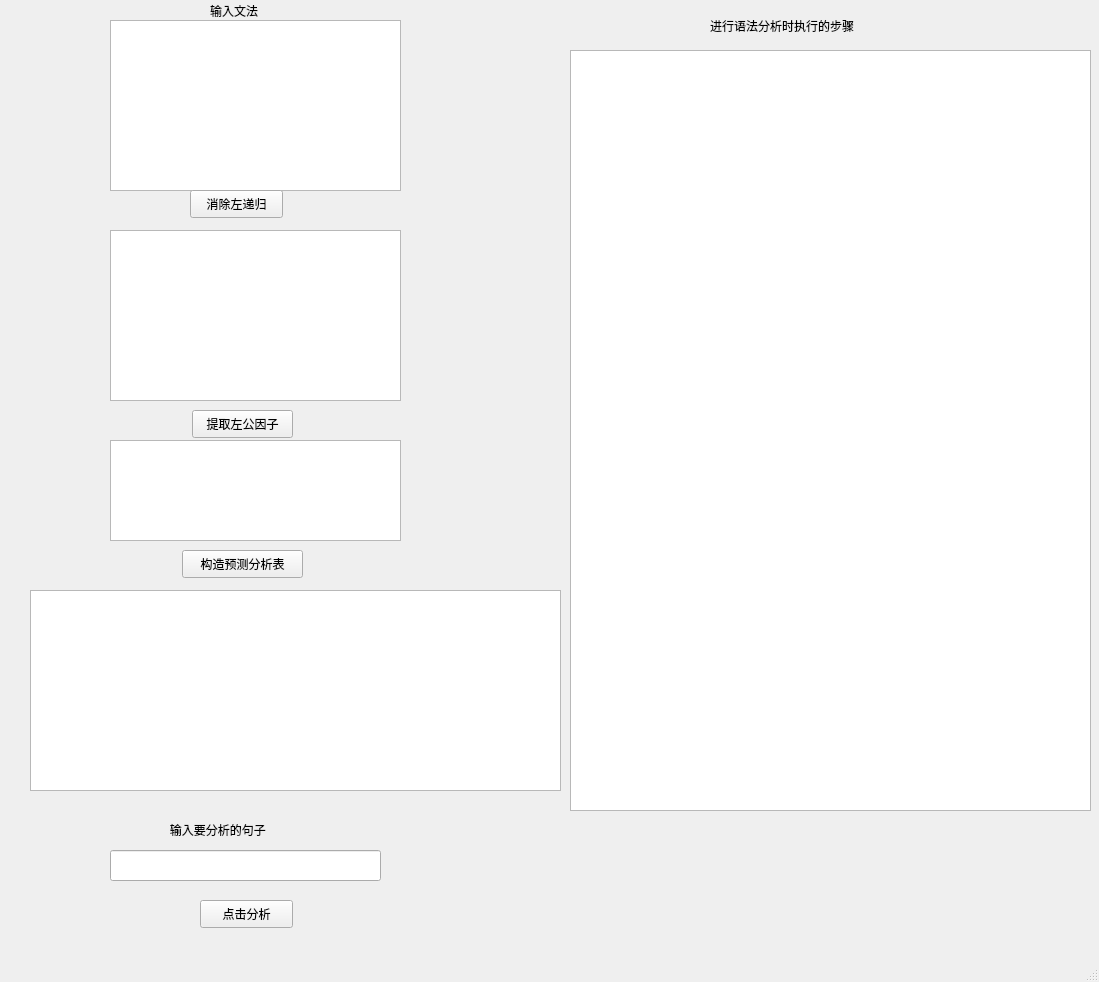
<?xml version="1.0" encoding="UTF-8"?>
<ui version="4.0">
 <class>MainWindow</class>
 <widget class="QMainWindow" name="MainWindow">
  <property name="geometry">
   <rect>
    <x>0</x>
    <y>0</y>
    <width>1099</width>
    <height>982</height>
   </rect>
  </property>
  <property name="windowTitle">
   <string>MainWindow</string>
  </property>
  <widget class="QWidget" name="centralwidget">
   <widget class="QTableWidget" name="tableWidget">
    <property name="geometry">
     <rect>
      <x>570</x>
      <y>50</y>
      <width>521</width>
      <height>761</height>
     </rect>
    </property>
   </widget>
   <widget class="QTextEdit" name="textEdit">
    <property name="geometry">
     <rect>
      <x>110</x>
      <y>20</y>
      <width>291</width>
      <height>171</height>
     </rect>
    </property>
   </widget>
   <widget class="QLabel" name="label">
    <property name="geometry">
     <rect>
      <x>710</x>
      <y>10</y>
      <width>191</width>
      <height>31</height>
     </rect>
    </property>
    <property name="text">
     <string>进行语法分析时执行的步骤</string>
    </property>
   </widget>
   <widget class="QLineEdit" name="lineEdit">
    <property name="geometry">
     <rect>
      <x>110</x>
      <y>850</y>
      <width>271</width>
      <height>31</height>
     </rect>
    </property>
   </widget>
   <widget class="QLabel" name="label_2">
    <property name="geometry">
     <rect>
      <x>210</x>
      <y>0</y>
      <width>71</width>
      <height>21</height>
     </rect>
    </property>
    <property name="text">
     <string>输入文法</string>
    </property>
   </widget>
   <widget class="QLabel" name="label_3">
    <property name="geometry">
     <rect>
      <x>160</x>
      <y>820</y>
      <width>181</width>
      <height>20</height>
     </rect>
    </property>
    <property name="text">
     <string>   输入要分析的句子</string>
    </property>
   </widget>
   <widget class="QTextEdit" name="textEdit_2">
    <property name="geometry">
     <rect>
      <x>110</x>
      <y>230</y>
      <width>291</width>
      <height>171</height>
     </rect>
    </property>
   </widget>
   <widget class="QTextEdit" name="textEdit_3">
    <property name="geometry">
     <rect>
      <x>110</x>
      <y>440</y>
      <width>291</width>
      <height>101</height>
     </rect>
    </property>
   </widget>
   <widget class="QTableWidget" name="tableWidget_2">
    <property name="geometry">
     <rect>
      <x>30</x>
      <y>590</y>
      <width>531</width>
      <height>201</height>
     </rect>
    </property>
   </widget>
   <widget class="QPushButton" name="pushButton">
    <property name="geometry">
     <rect>
      <x>190</x>
      <y>190</y>
      <width>93</width>
      <height>28</height>
     </rect>
    </property>
    <property name="text">
     <string>消除左递归</string>
    </property>
   </widget>
   <widget class="QPushButton" name="pushButton_2">
    <property name="geometry">
     <rect>
      <x>192</x>
      <y>410</y>
      <width>101</width>
      <height>28</height>
     </rect>
    </property>
    <property name="text">
     <string>提取左公因子</string>
    </property>
   </widget>
   <widget class="QPushButton" name="pushButton_3">
    <property name="geometry">
     <rect>
      <x>182</x>
      <y>550</y>
      <width>121</width>
      <height>28</height>
     </rect>
    </property>
    <property name="text">
     <string>构造预测分析表</string>
    </property>
   </widget>
   <widget class="QPushButton" name="pushButton_4">
    <property name="geometry">
     <rect>
      <x>200</x>
      <y>900</y>
      <width>93</width>
      <height>28</height>
     </rect>
    </property>
    <property name="text">
     <string>点击分析</string>
    </property>
   </widget>
  </widget>
  <widget class="QMenuBar" name="menubar">
   <property name="geometry">
    <rect>
     <x>0</x>
     <y>0</y>
     <width>1099</width>
     <height>26</height>
    </rect>
   </property>
  </widget>
  <widget class="QStatusBar" name="statusbar"/>
 </widget>
 <resources/>
 <connections/>
</ui>
